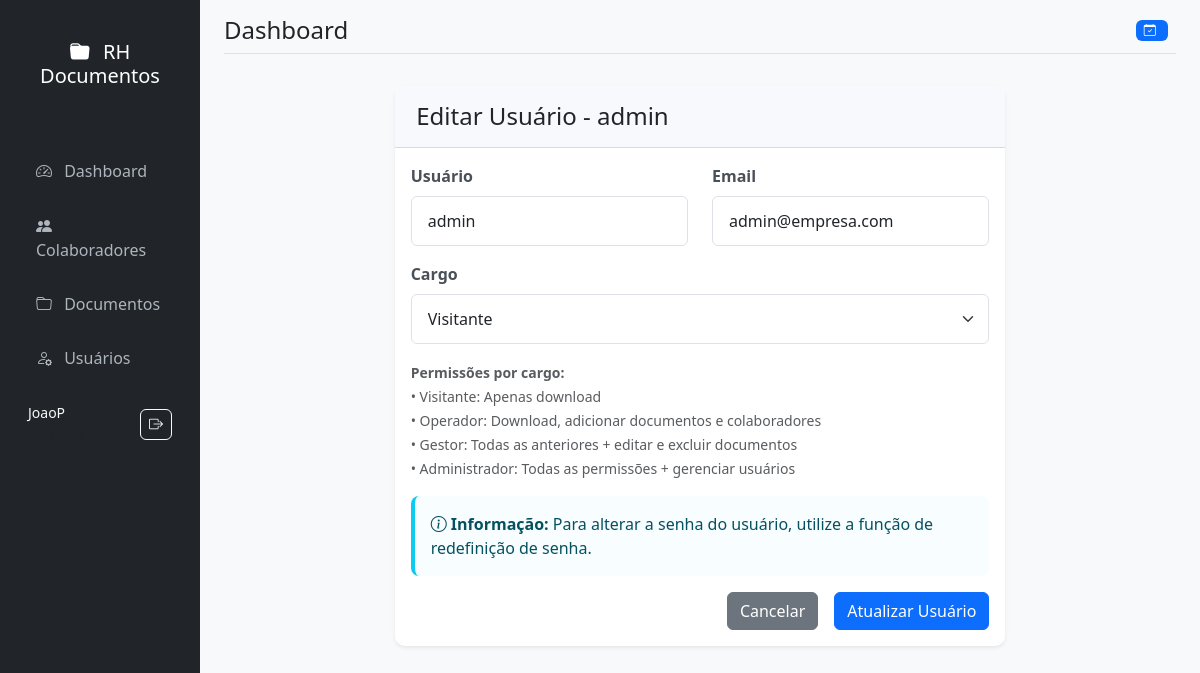
Screenshot of /usuario/editar/1 (signed in) with the database file from the repository.
### models.py (models this page shows, shortened)
class User(UserMixin, db.Model):
    id = db.Column(db.Integer, primary_key=True)
    username = db.Column(db.String(80), unique=True, nullable=False)
    email = db.Column(db.String(120), unique=True, nullable=False)
    password_hash = db.Column(db.String(120), nullable=False)
    role = db.Column(db.String(20), nullable=False, default='visitante')
    created_at = db.Column(db.DateTime, default=datetime.utcnow)
    def has_permission(self, permission):
        roles_permissions = {
            'visitante': ['download'],
            'operador': ['download', 'add_documento', 'add_colaborador', 'renovar_documento'],
            'gestor': ['download', 'add_documento', 'add_colaborador', 'renovar_documento', 'edit_documento', 'delete_documento'],
            'administrador': ['download', 'add_documento', 'add_colaborador', 'renovar_documento', 'edit_documento', 'delete_documento', 'add_usuario']
        }
        return permission in roles_permissions.get(self.role, [])

### app.py (the view, shortened to what this page needs)
@app.route('/usuario/editar/<int:usuario_id>', methods=['GET', 'POST'])
@login_required
def editar_usuario(usuario_id):
    if current_user.role != 'administrador':
        flash('Acesso não autorizado', 'warning')
        return redirect(url_for('dashboard'))
    usuario = User.query.get_or_404(usuario_id)
    form = EditarUsuarioForm(obj=usuario)
    return render_template('editar_usuario.html', form=form, usuario=usuario)

### forms.py
class EditarUsuarioForm(FlaskForm):
    username = StringField('Usuário', validators=[DataRequired(), Length(max=80)])
    email = StringField('Email', validators=[DataRequired(), Email()])
    role = SelectField('Cargo', choices=[
        ('visitante', 'Visitante'),
        ('operador', 'Operador'),
        ('gestor', 'Gestor'),
        ('administrador', 'Administrador')
    ], validators=[DataRequired()])
    submit = SubmitField('Atualizar Usuário')

### app.py (called while the page is built)
@login_manager.user_loader
def load_user(user_id):
    return User.query.get(int(user_id))

@app.teardown_appcontext
def shutdown_session(exception=None):
    db.session.remove()

### templates/editar_usuario.html (shortened to what this page needs)
{% extends "base.html" %}
{% block content %}
<div class="row justify-content-center">
    <div class="col-md-8">
        <div class="card">
            <div class="card-header">
                <h4 class="mb-0">Editar Usuário - {{ usuario.username }}</h4>
            </div>
            <div class="card-body">
                <form method="POST">
                    <div class="row">
                        <div class="col-md-6 mb-3">
                            {{ form.username.label(class="form-label") }}
                            {{ form.username(class="form-control") }}
                        </div>
                        <div class="col-md-6 mb-3">
                            {{ form.email.label(class="form-label") }}
                            {{ form.email(class="form-control") }}
                        </div>
                    </div>
                    <div class="row">
                        <div class="col-md-12 mb-3">
                            {{ form.role.label(class="form-label") }}
                            {{ form.role(class="form-select") }}
                        </div>
                    </div>
                    <div class="mb-3">
                        <small class="text-muted">
                            <strong>Permissões por cargo:</strong><br>
                            • Visitante: Apenas download<br>
                            • Operador: Download, adicionar documentos e colaboradores<br>
                            • Gestor: Todas as anteriores + editar e excluir documentos<br>
                            • Administrador: Todas as permissões + gerenciar usuários
                        </small>
                    </div>
                    <div class="alert alert-info">
                        <i class="bi bi-info-circle"></i>
                        <strong>Informação:</strong> Para alterar a senha do usuário, utilize a função de redefinição de senha.
                    </div>
                    <div class="d-grid gap-2 d-md-flex justify-content-md-end">
                        <a href="{{ url_for('usuarios') }}" class="btn btn-secondary me-md-2">Cancelar</a>
                        {{ form.submit(class="btn btn-primary") }}
                    </div>
                </form>
            </div>
        </div>
    </div>
</div>
{% endblock %}

### templates/base.html (shortened to what this page needs)
<!DOCTYPE html>
<html lang="pt-br" data-bs-theme="light">
<head>
    <link href="https://cdn.jsdelivr.net/npm/bootstrap@5.3.2/dist/css/bootstrap.min.css" rel="stylesheet">
    <link href="https://cdn.jsdelivr.net/npm/bootstrap-icons@1.11.1/font/bootstrap-icons.css" rel="stylesheet">
    <link href="{{ url_for('static', filename='style.css') }}" rel="stylesheet">
</head>
<body>
    <div class="container-fluid">
        <div class="row">
            <nav id="sidebar" class="col-md-3 col-lg-2 d-md-block bg-dark sidebar collapse">
                <div class="position-sticky pt-3">
                    <div class="sidebar-header text-center py-4">
                        <h5 class="text-white">
                            <i class="bi bi-folder-fill me-2"></i>
                            RH Documentos
                        </h5>
                        <small class="text-muted">Gestão Inteligente</small>
                    </div>
                    <ul class="nav flex-column">
                        <li class="nav-item">
                            <a class="nav-link {% if request.endpoint == 'dashboard' %}active{% endif %}"
                               href="{{ url_for('dashboard') }}">
                                <i class="bi bi-speedometer2 me-2"></i>
                                Dashboard
                            </a>
                        </li>
                        {% if current_user.has_permission('add_colaborador') %}
                        <li class="nav-item">
                            <a class="nav-link {% if request.endpoint == 'colaboradores' or request.endpoint == 'novo_colaborador' or request.endpoint == 'editar_colaborador' %}active{% endif %}"
                               href="{{ url_for('colaboradores') }}">
                                <i class="bi bi-people-fill me-2"></i>
                                Colaboradores
                            </a>
                        </li>
                        {% endif %}
                        {% if current_user.has_permission('download') %}
                        <li class="nav-item">
                            <a class="nav-link {% if request.endpoint == 'documentos' or request.endpoint == 'documentos_colaborador' or request.endpoint == 'novo_documento' %}active{% endif %}"
                               href="{{ url_for('documentos') }}">
                                <i class="bi bi-folder me-2"></i>
                                Documentos
                            </a>
                        </li>
                        {% endif %}
                        {% if current_user.role == 'administrador' %}
                        <li class="nav-item">
                            <a class="nav-link {% if request.endpoint == 'usuarios' or request.endpoint == 'novo_usuario' %}active{% endif %}"
                               href="{{ url_for('usuarios') }}">
                                <i class="bi bi-person-gear me-2"></i>
                                Usuários
                            </a>
                        </li>
                        {% endif %}
                    </ul>
                    <div class="sidebar-footer mt-auto p-3">
                        <div class="d-flex align-items-center text-light">
                            <div class="flex-grow-1">
                                <small class="d-block">{{ current_user.username }}</small>
                                <small class="text-muted text-capitalize">{{ current_user.role }}</small>
                            </div>
                            <a href="{{ url_for('logout') }}" class="btn btn-outline-light btn-sm"
                               title="Sair">
                                <i class="bi bi-box-arrow-right"></i>
                            </a>
                        </div>
                    </div>
                </div>
            </nav>
            <main class="col-md-9 ms-sm-auto col-lg-10 px-md-4 main-content">
                <div class="d-flex justify-content-between flex-wrap flex-md-nowrap align-items-center pt-3 pb-2 mb-3 border-bottom">
                    <div class="d-flex align-items-center">
                        <h1 class="h4 mb-0">{% block page_title %}Dashboard{% endblock %}</h1>
                    </div>
                    <div class="btn-toolbar">
                        <div class="btn-group me-2">
                            <span class="badge bg-primary">
                                <i class="bi bi-calendar-check me-1"></i>
                            </span>
                        </div>
                    </div>
                </div>
                <div class="container-fluid py-3">
                    {% block content %}{% endblock %}
                </div>
            </main>
        </div>
    </div>
</body>
</html>

### static/style.css (style rules this page uses)
body { background-color: #f8f9fa; font-family: 'Segoe UI', Tahoma, Geneva, Verdana, sans-serif; }
.card { border: none; box-shadow: 0 0.125rem 0.25rem rgba(0, 0, 0, 0.075); margin-bottom: 1.5rem; border-radius: 10px; }
.card-header { border-bottom: 1px solid #e3e6f0; background-color: #f8f9fc; font-weight: 600; padding: 1rem 1.35rem; }
.badge { font-size: 0.75em; padding: 0.35em 0.65em; }
.btn { border-radius: 0.35rem; font-weight: 500; }
.btn-sm { padding: 0.25rem 0.5rem; font-size: 0.875rem; }
.alert { border: none; border-radius: 0.5rem; border-left: 4px solid; }
.alert-info { border-left-color: #36b9cc; background-color: #f8f9fc; }
.form-control, .form-select { border-radius: 0.35rem; border: 1px solid #d1d3e2; padding: 0.75rem 1rem; }
.form-label { font-weight: 600; color: #5a5c69; margin-bottom: 0.5rem; }
.sidebar { min-height: 100vh; box-shadow: 0 0 10px rgba(0, 0, 0, 0.1); transition: all 0.3s; }
.sidebar .nav-link { color: #adb5bd; padding: 0.75rem 1rem; margin: 0.2rem 0.5rem; border-radius: 0.375rem; transition: all 0.3s; }
.sidebar .nav-link i { width: 20px; text-align: center; }
.main-content { background-color: #f8f9fa; min-height: 100vh; }
.card { border: none; box-shadow: 0 0.125rem 0.25rem rgba(0, 0, 0, 0.075); transition: box-shadow 0.3s ease; }
.card-header { border-bottom: 1px solid rgba(0, 0, 0, 0.125); font-weight: 600; }
.btn { border-radius: 0.375rem; font-weight: 500; transition: all 0.3s ease; }
.badge { font-weight: 500; letter-spacing: 0.5px; }
.alert-info { border-left-color: #0dcaf0; background-color: #f8fdff; }
.form-control, .form-select { border-radius: 0.375rem; border: 1px solid #dee2e6; transition: all 0.3s ease; }
.form-label { font-weight: 600; color: #495057; margin-bottom: 0.5rem; }

### rows the page displays
User: username "JoaoP"
User: username "admin", email "admin@empresa.com", role "Visitante"
